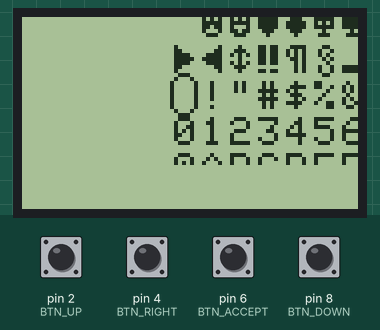
This sketch was run on a simulated Arduino Uno, built with avr-gcc and run on an emulated ATmega328P. Shown: 84×48 one-colour display. Inputs (shaded band) come from the test bench; at power-on: pin 2 (BTN_UP), pin 4 (BTN_RIGHT), pin 6 (BTN_ACCEPT), pin 8 (BTN_DOWN) HIGH.

Above: at 0.9 s.
1.0 s: pin 2 (BTN_UP) pulled LOW for 1 s
At 3.1 s:
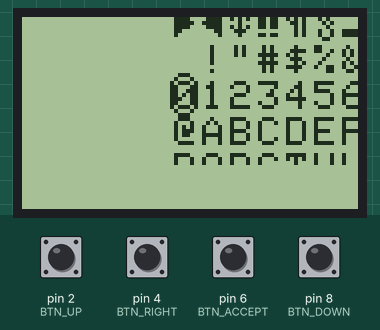
3.5 s: pin 4 (BTN_RIGHT) pulled LOW for 0.15 s
At 4.9 s:
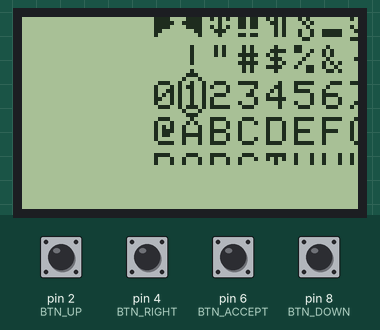
5.2 s: pin 6 (BTN_ACCEPT) pulled LOW for 0.15 s
At 6.4 s:
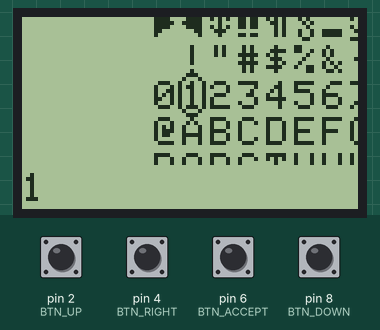
6.8 s: pin 8 (BTN_DOWN) pulled LOW for 0.15 s
At 7.6 s:
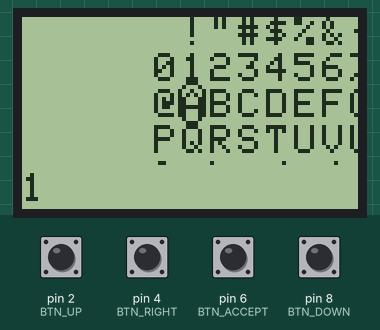
8.5 s: pin 6 (BTN_ACCEPT) pulled LOW for 1 s
At 10.2 s:
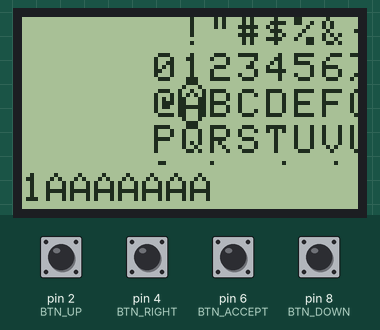
11.0 s: pin 2 (BTN_UP) pulled LOW for 0.15 s
At 11.9 s:
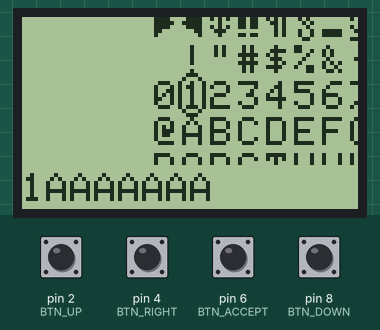
Timing chart, 0 to 13.7 s (numbered marks = the images above; inputs shaded):
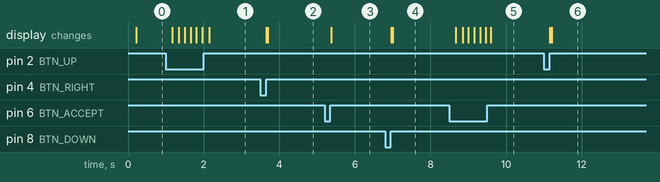

Measured:
- after the input at 1.0 s, the display: first changes after 0.17 s (image 1 shows a later state)
- after the input at 3.5 s, the display: first changes after 0.15 s (image 2 shows a later state)
- after the input at 5.2 s, the display: changes after 0.17 s (image 3)
- after the input at 6.8 s, the display: first changes after 0.16 s (image 4 shows a later state)
- after the input at 8.5 s, the display: first changes after 0.16 s (image 5 shows a later state)
- after the input at 11.0 s, the display: first changes after 0.16 s (image 6 shows a later state)

The sketch:

keyboard.ino
```cpp
/*
 * Based on Aurélien Rodot's Gamebuino <https://github.com/Rodot/Gamebuino/blob/master/Gamebuino.h>
 */

#include <SPI.h>
#include <Adafruit_GFX.h>
#include <Adafruit_PCD8544.h>

#define LCD_DC  5
#define LCD_CS  7
#define LCD_RST 3

#define BTN_UP  2
#define BTN_LEFT  3
#define BTN_RIGHT  4
#define BTN_DOWN  8
#define BTN_ACCEPT  6

#define KEYBOARD_COLS  16
#define KEYBOARD_ROWS  8

#define FONT_WIDTH  5
#define FONT_HEIGHT 7

Adafruit_PCD8544 display = Adafruit_PCD8544(LCD_DC, LCD_CS, LCD_RST);

void setup() {
  pinMode(BTN_LEFT, INPUT_PULLUP);
  pinMode(BTN_RIGHT, INPUT_PULLUP);
  pinMode(BTN_UP, INPUT_PULLUP);
  pinMode(BTN_DOWN , INPUT_PULLUP);
  pinMode(BTN_ACCEPT, INPUT_PULLUP);

  display.begin();
  display.setContrast(60);
  display.setTextSize(1);
  display.clearDisplay();
  display.setTextSize(1);
  display.setTextColor(BLACK);
  display.display();

  showKeyboard();
}

bool isButtonDown(int pin) {
  if (digitalRead(pin) == LOW) {
    delay(30);

    if (digitalRead(pin) == LOW) {
      return true;
    }

    return false;
  }

  return false;
}

void showKeyboard() {
  int activeX = 0;
  int activeY = 2;

  int currentX = 0;
  int currentY = 0;

  int targetX = 0;
  int targetY = 0;

  String str = "";

  while (true) {
    display.clearDisplay();

    for (int8_t y = 0; y < KEYBOARD_ROWS; y++) {
      for (int8_t x = 0; x < KEYBOARD_COLS; x++) {
        display.drawChar(
          currentX + x * (FONT_WIDTH + 2),
          currentY + y * (FONT_HEIGHT + 2),
          (char)(x + y * KEYBOARD_COLS),
          BLACK,
          WHITE,
          1
        );
      }
    }

    display.drawRoundRect(
      currentX + activeX * (FONT_WIDTH + 2) - 1,
      currentY + activeY * (FONT_HEIGHT + 2) - 2,
      (FONT_WIDTH + 2) + (FONT_WIDTH - 1) % 2,
      (FONT_HEIGHT + 4),
      3,
      BLACK
    );

    display.fillRect(0, 37, display.width(), 11, WHITE);

    display.setCursor(0, 39);
    display.print(str);

    display.display();

    if (isButtonDown(BTN_RIGHT)) {
      activeX++;
      delay(100);
    }

    else if (isButtonDown(BTN_LEFT)) {
      activeX--;
      delay(100);
    }

    else if (isButtonDown(BTN_DOWN)) {
      activeY++;
      delay(100);
    }

    else if (isButtonDown(BTN_UP)) {
      activeY--;
      delay(100);
    }

    else if (isButtonDown(BTN_ACCEPT)) {
      str += (char)(activeX + KEYBOARD_COLS * activeY);
      delay(100);
    }

    if (activeX == KEYBOARD_COLS) {
      activeX = 0;
    }

    else if (activeX < 0) {
      activeX = KEYBOARD_COLS - 1;
    }

    else if (activeY == KEYBOARD_ROWS) {
      activeY = 0;
    }

    else if (activeY < 0) {
      activeY = KEYBOARD_ROWS - 1;
    }

    targetX = -(FONT_WIDTH + 1) * activeX + LCDWIDTH / 2 - 3;
    targetY = -(FONT_HEIGHT + 1) * activeY + LCDHEIGHT / 2 - 4 - FONT_HEIGHT;

    currentX = (targetX + currentX) / 2;
    currentY = (targetY + currentY) / 2;
  }
}

void loop() {
}
```
